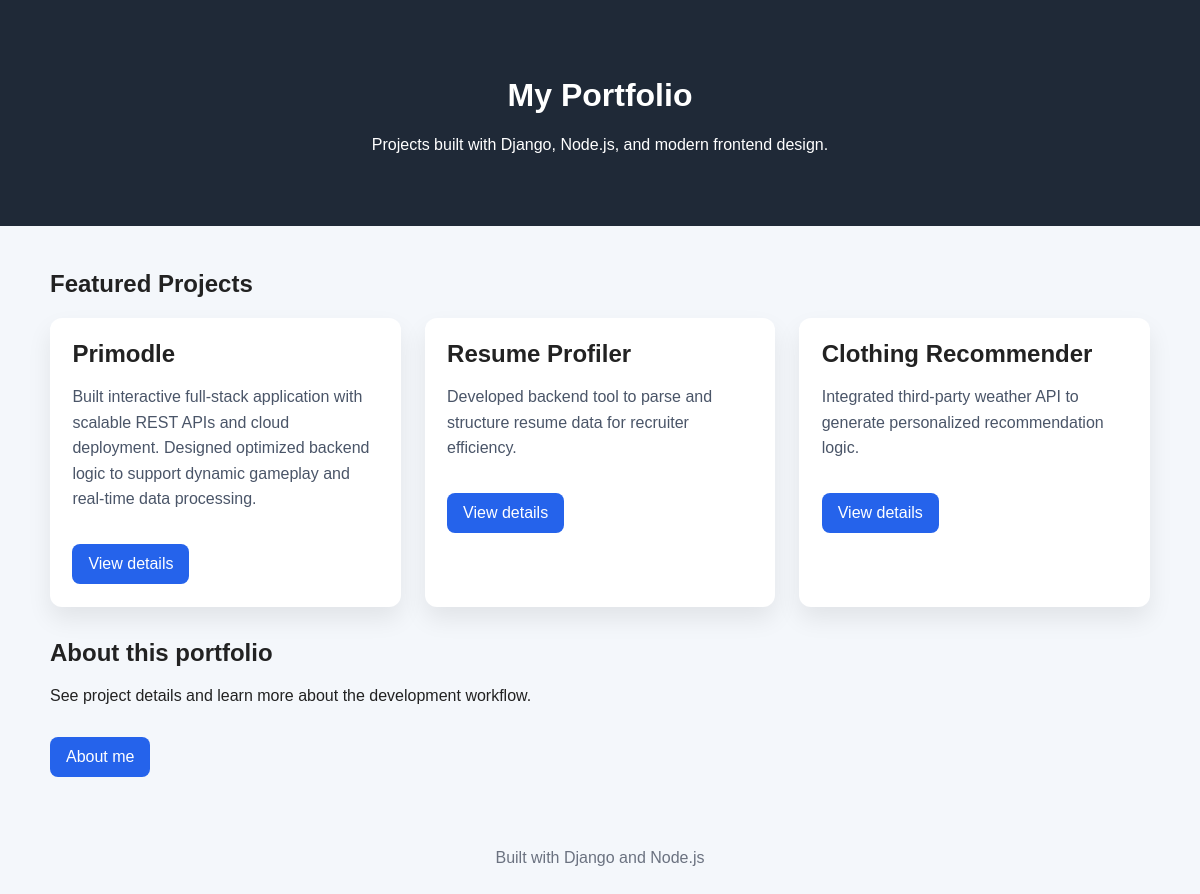
The page / on the database its author committed.
### portfolio_app/models.py (models this page shows, shortened)
class PortfolioItem(models.Model):
    slug = models.SlugField(unique=True)
    title = models.CharField(max_length=120)
    description = models.TextField()
    details = models.TextField(blank=True)
    created_at = models.DateTimeField(auto_now_add=True)

### portfolio_app/views.py (the view)
# urls.py: 2. Add a URL to urlpatterns:  path('', views.home, name='home')
def home(request):
    items = PortfolioItem.objects.all()
    return render(request, "home.html", {"portfolio_items": items})

### portfolio_app/templates/home.html (shortened to what this page needs)
<!DOCTYPE html>
<html lang="en">
<head>
</head>
<body>
    <header>
        <div class="container">
            <h1>My Portfolio</h1>
            <p>Projects built with Django, Node.js, and modern frontend design.</p>
        </div>
    </header>
    <main class="container">
        <section>
            <h2>Featured Projects</h2>
            <div class="grid">
                {% for item in portfolio_items %}
                    <article class="card">
                        <h2>{{ item.title }}</h2>
                        <p>{{ item.description }}</p>
                        <a class="button" href="/projects/{{ item.slug }}/">View details</a>
                    </article>
                {% endfor %}
            </div>
        </section>
        <section style="margin-top: 2rem;">
            <h2>About this portfolio</h2>
            <p>See project details and learn more about the development workflow.</p>
            <a class="button" href="/about/">About me</a>
        </section>
    </main>
    <footer>
        <p>Built with Django and Node.js</p>
    </footer>
</body>
</html><!DOCTYPE html>

### portfolio_app/templates/home.html (style rules this page uses)
body { font-family: Arial, sans-serif; margin: 0; background: #f4f7fb; color: #222; }
header { background: #1f2937; color: #fff; padding: 2rem 1rem; text-align: center; }
.container { max-width: 1100px; margin: 0 auto; padding: 1.5rem; }
.grid { display: grid; gap: 1.5rem; grid-template-columns: repeat(auto-fit, minmax(280px, 1fr)); }
.card { background: #fff; border-radius: 12px; padding: 1.4rem; box-shadow: 0 12px 24px rgba(0, 0, 0, .08); }
.card h2 { margin: 0 0 .75rem; }
.card p { line-height: 1.6; color: #4a5568; }
.button { display: inline-block; margin-top: 1rem; padding: .7rem 1rem; border-radius: 8px; background: #2563eb; color: #fff; text-decoration: none; }
footer { text-align: center; padding: 2rem 1rem; color: #6b7280; }

### rows shown on the page
PortfolioItem: title "Primodle", description "Built interactive full-stack application with scalable REST APIs and cloud deployment. Designed optimized backend logic to support dynamic gameplay and real-time data processing."
PortfolioItem: title "Resume Profiler", description "Developed backend tool to parse and structure resume data for recruiter efficiency."
PortfolioItem: title "Clothing Recommender", description "Integrated third-party weather API to generate personalized recommendation logic."
